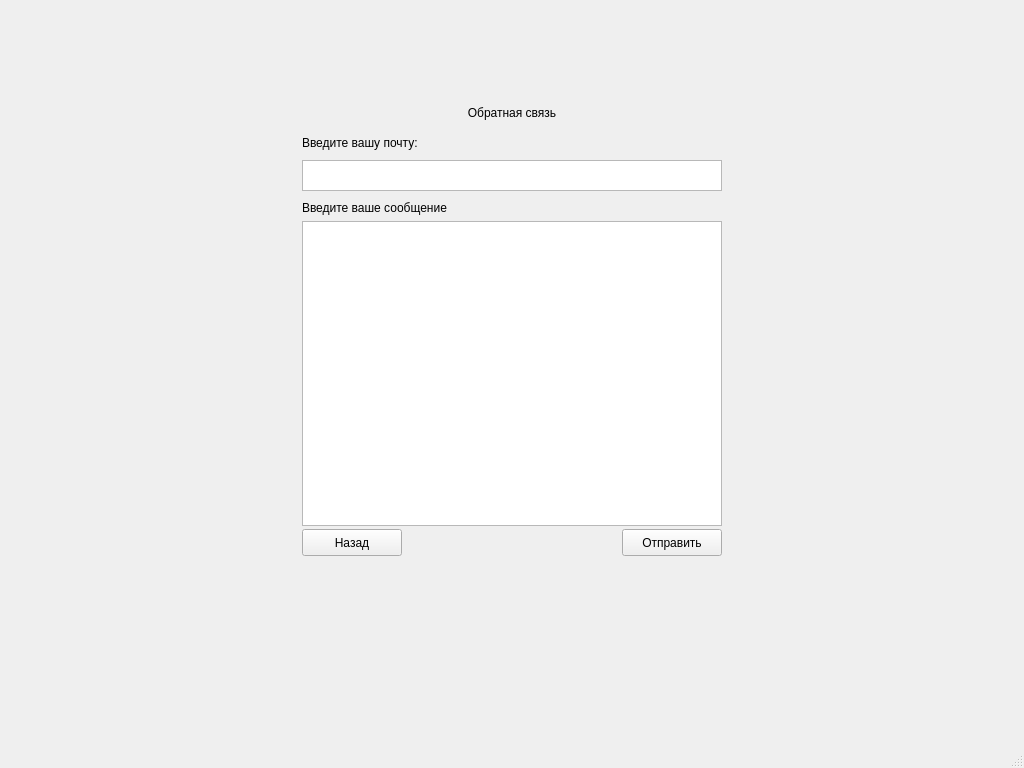
<?xml version="1.0" encoding="UTF-8"?>
<ui version="4.0">
 <class>CallbackWindow</class>
 <widget class="QMainWindow" name="CallbackWindow">
  <property name="geometry">
   <rect>
    <x>0</x>
    <y>0</y>
    <width>1024</width>
    <height>768</height>
   </rect>
  </property>
  <property name="windowTitle">
   <string>Обратная связь</string>
  </property>
  <widget class="QWidget" name="centralwidget">
   <widget class="QTextEdit" name="textEditMessage">
    <property name="geometry">
     <rect>
      <x>302</x>
      <y>221</y>
      <width>420</width>
      <height>305</height>
     </rect>
    </property>
   </widget>
   <widget class="QPushButton" name="buttonBack">
    <property name="geometry">
     <rect>
      <x>302</x>
      <y>529</y>
      <width>100</width>
      <height>27</height>
     </rect>
    </property>
    <property name="text">
     <string>Назад</string>
    </property>
   </widget>
   <widget class="QPushButton" name="buttonSend">
    <property name="geometry">
     <rect>
      <x>622</x>
      <y>529</y>
      <width>100</width>
      <height>27</height>
     </rect>
    </property>
    <property name="text">
     <string>Отправить</string>
    </property>
   </widget>
   <widget class="QLabel" name="labelInfo">
    <property name="geometry">
     <rect>
      <x>412</x>
      <y>100</y>
      <width>200</width>
      <height>25</height>
     </rect>
    </property>
    <property name="sizePolicy">
     <sizepolicy hsizetype="Preferred" vsizetype="Preferred">
      <horstretch>0</horstretch>
      <verstretch>0</verstretch>
     </sizepolicy>
    </property>
    <property name="text">
     <string>Обратная связь</string>
    </property>
    <property name="alignment">
     <set>Qt::AlignCenter</set>
    </property>
   </widget>
   <widget class="QLabel" name="labelMainInfo">
    <property name="geometry">
     <rect>
      <x>302</x>
      <y>130</y>
      <width>200</width>
      <height>25</height>
     </rect>
    </property>
    <property name="text">
     <string>Введите вашу почту:</string>
    </property>
   </widget>
   <widget class="QPlainTextEdit" name="plainTextEdit">
    <property name="geometry">
     <rect>
      <x>302</x>
      <y>160</y>
      <width>420</width>
      <height>31</height>
     </rect>
    </property>
   </widget>
   <widget class="QLabel" name="label">
    <property name="geometry">
     <rect>
      <x>302</x>
      <y>195</y>
      <width>200</width>
      <height>25</height>
     </rect>
    </property>
    <property name="text">
     <string>Введите ваше сообщение</string>
    </property>
   </widget>
  </widget>
  <widget class="QMenuBar" name="menubar">
   <property name="geometry">
    <rect>
     <x>0</x>
     <y>0</y>
     <width>1024</width>
     <height>21</height>
    </rect>
   </property>
  </widget>
  <widget class="QStatusBar" name="statusbar"/>
 </widget>
 <resources/>
 <connections/>
</ui>
